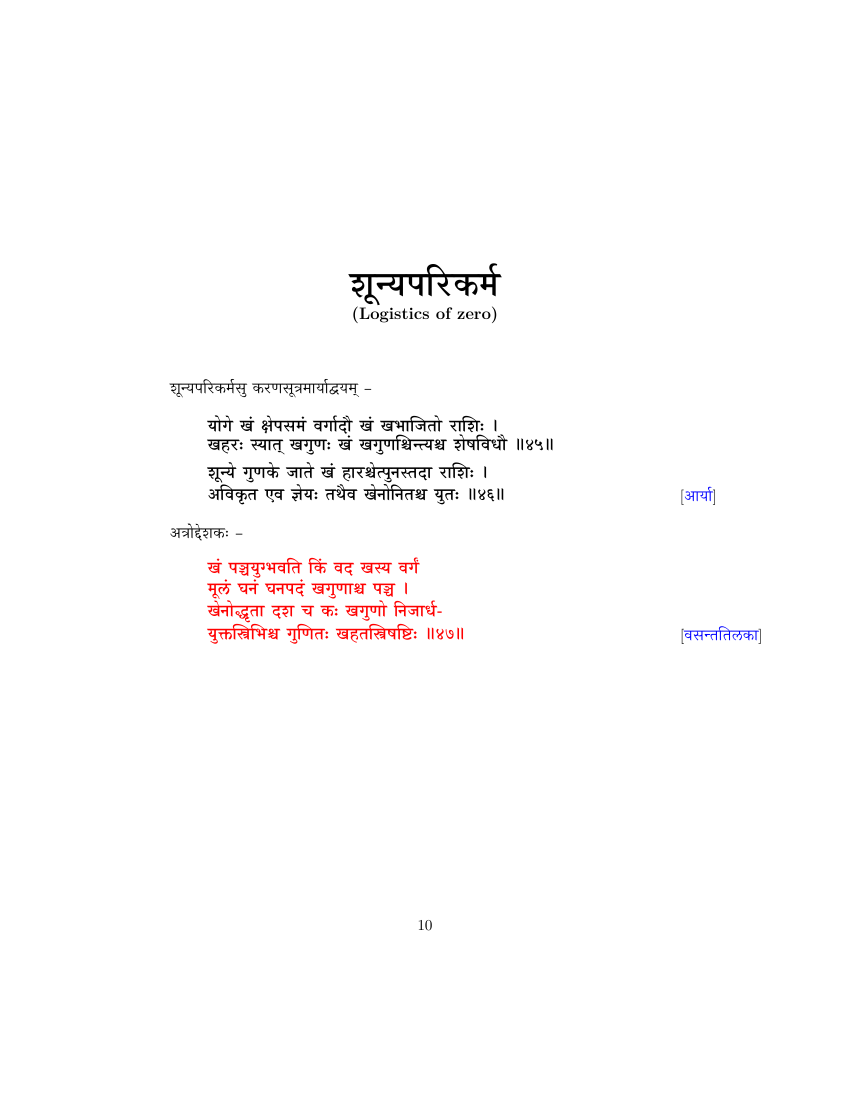
#> input picture data/img2.png, 4250 x 5500 px (shown at 1/5 size)
$ jupyter execute --allow-errors 'Bounding box for lines - part 2 💀.ipynb'
#> lines starting #> are read from the running program, lines starting #| are printed output that depends on the picture; after the words box and inside, x2 and y2 are one past the last pixel; in counts of white or black regions, pixels touching at a corner belong together
[cell 1]
import cv2 as cv
import numpy as np
import matplotlib.pyplot as plt
import pdf2image as pdf
import re

#> (a cell that did not finish here is left out)

[cell 3]
j=1
#> (the rest of this cell did not finish here and is left out)

# 1.Using Closing

[cell 4]
import pytesseract
import re
pytesseract.pytesseract.tesseract_cmd=r'C:\Program Files\Tesseract-OCR\tesseract.exe'

# Removing English Text

[cell 5]
img = cv.imread("data/img2.png")
#> img is the input picture: shape (5500, 4250, 3); mean B, G, R 251.9, 251.8, 252.8
img1 = cv.cvtColor(img,cv.COLOR_BGR2RGB)
#converting to grayscale
gray = cv.cvtColor(img,cv.COLOR_BGR2GRAY)
#applying gaussian blur
blur = cv.GaussianBlur(gray,(3,3),0)
#thresholding to convert into binary
thresholded = cv.adaptiveThreshold(gray,255,cv.ADAPTIVE_THRESH_GAUSSIAN_C,cv.THRESH_BINARY_INV,51,9)
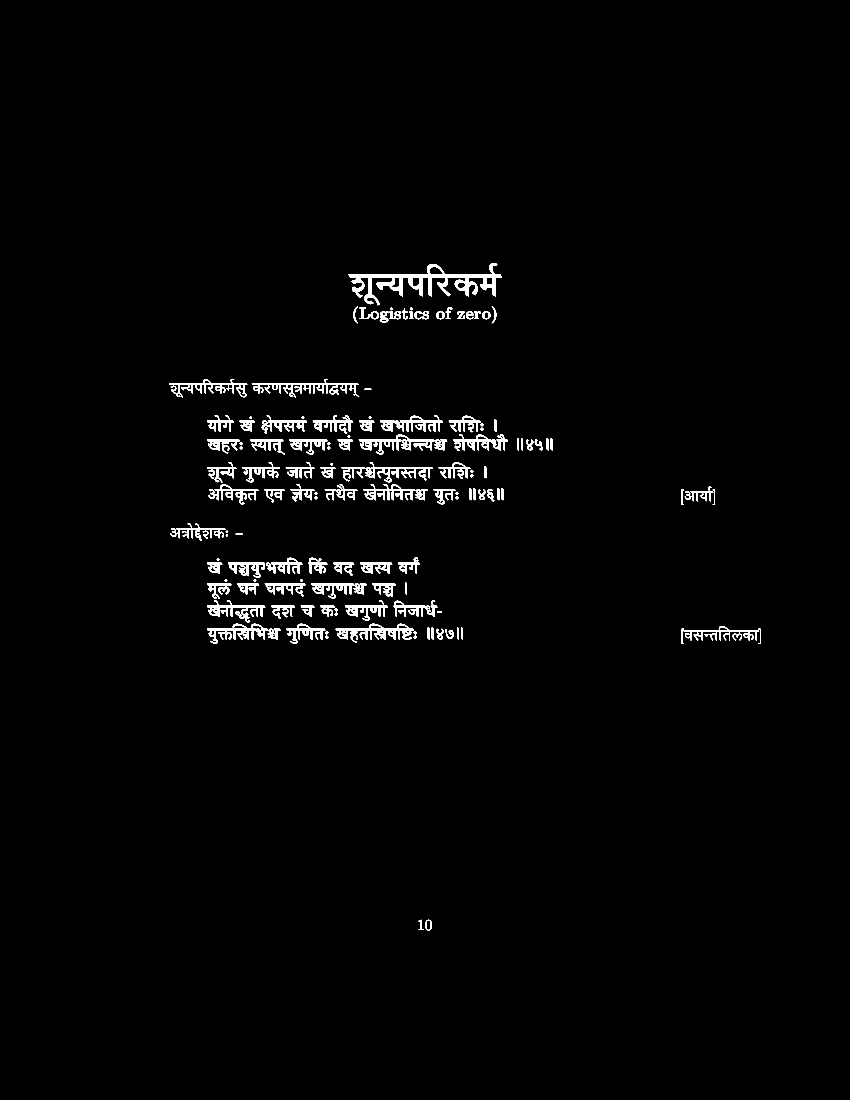
#> thresholded: shape (5500, 4250) (shown at 1/5 size); 1.3% white; 140 white regions, largest, box (x1, y1, x2, y2) and area: (1741, 1316, 2509, 1526) 37576, (1678, 3119, 2069, 3214) 10642, (1794, 2173, 2173, 2273) 9409
#dilate image to connect text contours
kernel = cv.getStructuringElement(cv.MORPH_RECT,(15,1))
dilated = cv.morphologyEx(thresholded,cv.MORPH_CLOSE,kernel)
#> dilated: shape (5500, 4250); 1.6% white; 88 white regions
#get external contours
contours = cv.findContours(dilated,cv.RETR_EXTERNAL,cv.CHAIN_APPROX_SIMPLE)
#> contours = 88 contours; largest, box (x1, y1, x2, y2) and area: (1741, 1316, 2509, 1526) 45701, (1678, 3119, 2084, 3214) 19020, (1794, 2173, 2236, 2273) 17854, (1259, 1894, 1793, 1987) 17230, (1708, 2311, 2165, 2412) 16963
contours = contours[0] if len(contours)==2 else contours[1]
#draw contours
result = img1.copy()
#> (the rest of this cell did not finish here and is left out)

[cell 6]
img = cv.imread("data/img2.png")
img1 = cv.cvtColor(img,cv.COLOR_BGR2RGB)
img2 = result.copy()
#converting to grayscale
gray = cv.cvtColor(img2,cv.COLOR_BGR2GRAY)
#applying gaussian blur
blur = cv.GaussianBlur(gray,(3,3),0)
#thresholding to convert into binary
thresholded = cv.adaptiveThreshold(blur,255,cv.ADAPTIVE_THRESH_GAUSSIAN_C,cv.THRESH_BINARY_INV,91,9)
#> thresholded: shape (5500, 4250); 1.4% white; 140 white regions, largest, box (x1, y1, x2, y2) and area: (1741, 1316, 2509, 1527) 38717, (1678, 3119, 2069, 3214) 11104, (1259, 1894, 1793, 1988) 10313
#dilate image to connect text contours
kernel = cv.getStructuringElement(cv.MORPH_RECT,(199,1))
dilated = cv.morphologyEx(thresholded,cv.MORPH_CLOSE,kernel)
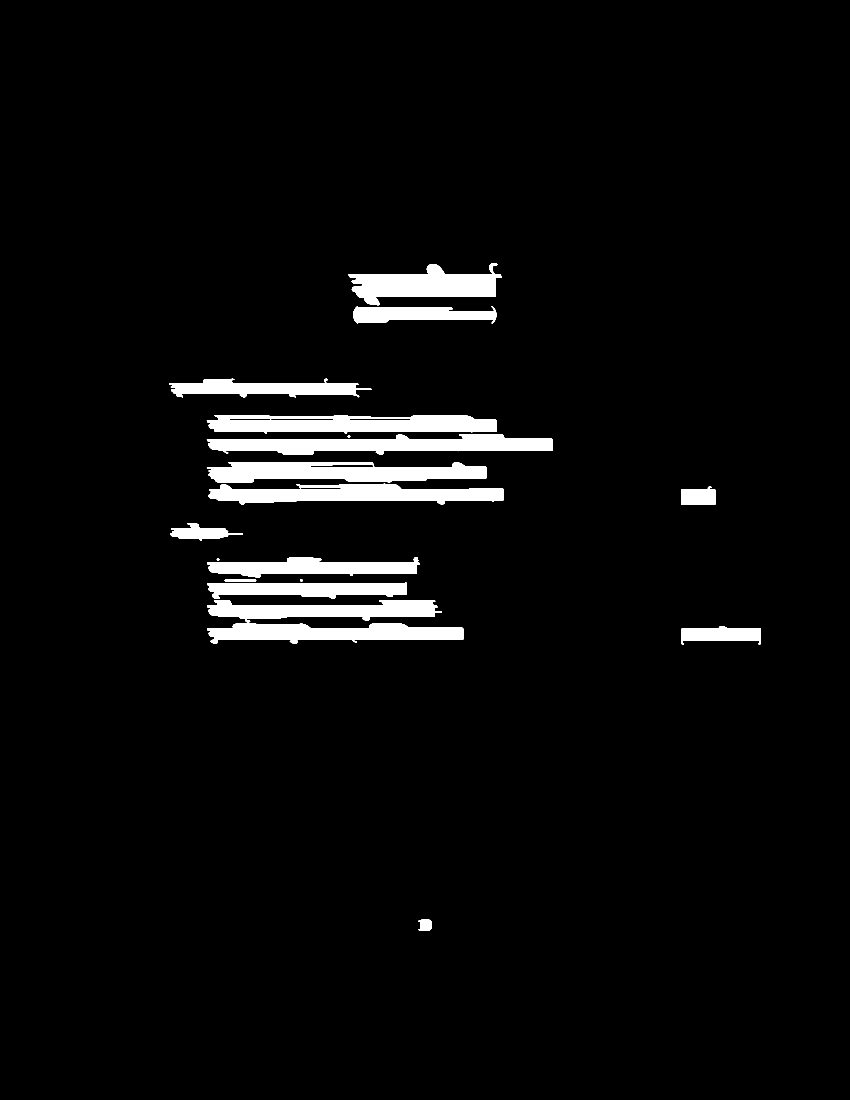
#> dilated: shape (5500, 4250) (shown at 1/5 size); 4% white; 19 white regions
#get external contours
contours = cv.findContours(dilated,cv.RETR_EXTERNAL,cv.CHAIN_APPROX_SIMPLE)
#> contours = 19 contours; largest, box (x1, y1, x2, y2) and area: (1034, 2076, 2482, 2169) 108022, (1034, 2171, 2763, 2273) 105596, (1034, 2310, 2431, 2413) 104289, (1042, 2419, 2517, 2522) 96920, (1741, 1316, 2509, 1527) 85313
contours = contours[0] if len(contours)==2 else contours[1]
#draw contours
for points in contours:
    pad = 10
    x,y,w,h = cv.boundingRect(points)
    cv.rectangle(img1,(x,y),(x+w,y+h),(0,0,255),2)
#> this loop made 19 passes
#> (x, y, w, h) on passes 1 to 8: (2093, 4599, 67, 54), (3408, 3130, 396, 91), (1035, 3119, 1281, 100), (1035, 3001, 1174, 111), (1035, 2911, 1000, 84), (1501, 2895, 14, 14), (1123, 2895, 158, 14), (1084, 2791, 14, 14)
plt.figure(figsize=(5,5),dpi=500)
plt.imshow(img1)
plt.axis('off')

[cell 7]
result.shape,result[1:50,3:100,:],plt.figure(figsize=(10,10)),plt.imshow(result[1:5000,3:3000,:])
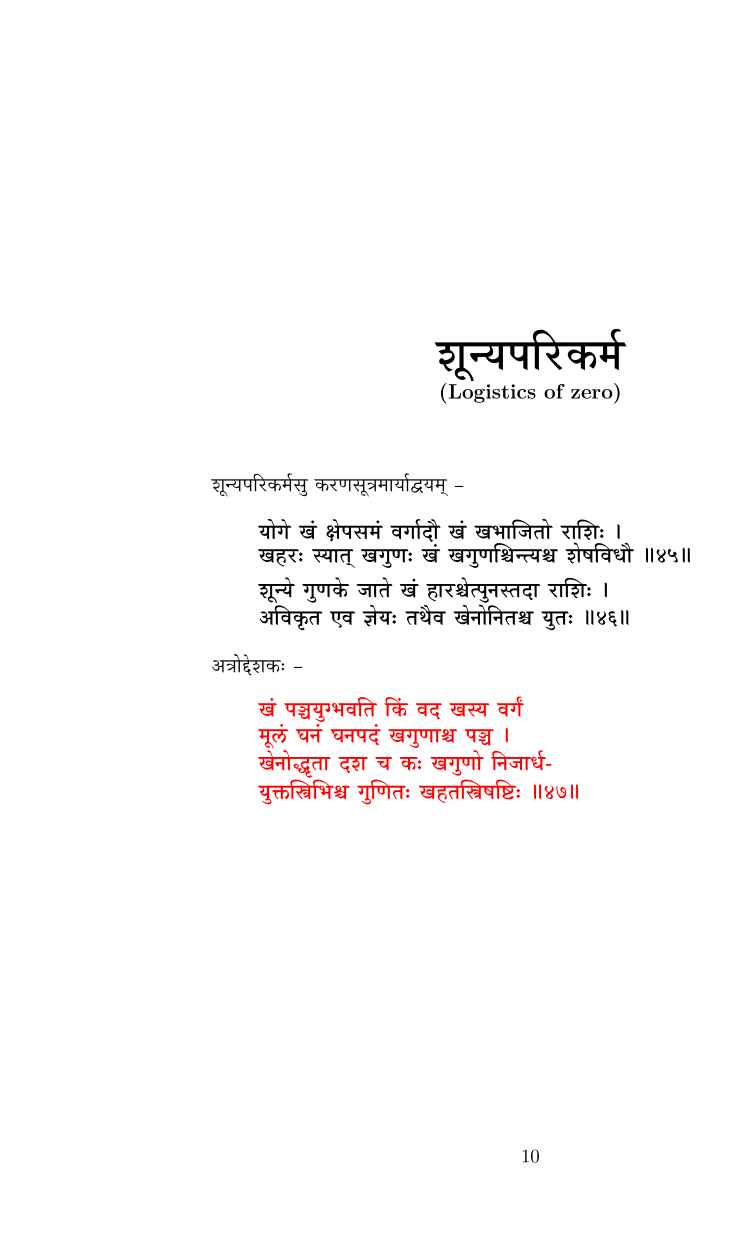
#> shown: shape (4999, 2997, 3) (shown at 1/4 size); mean R, G, B 251.7, 250.1, 250.1

$ run again, with data/img1.png copied over data/img2.png
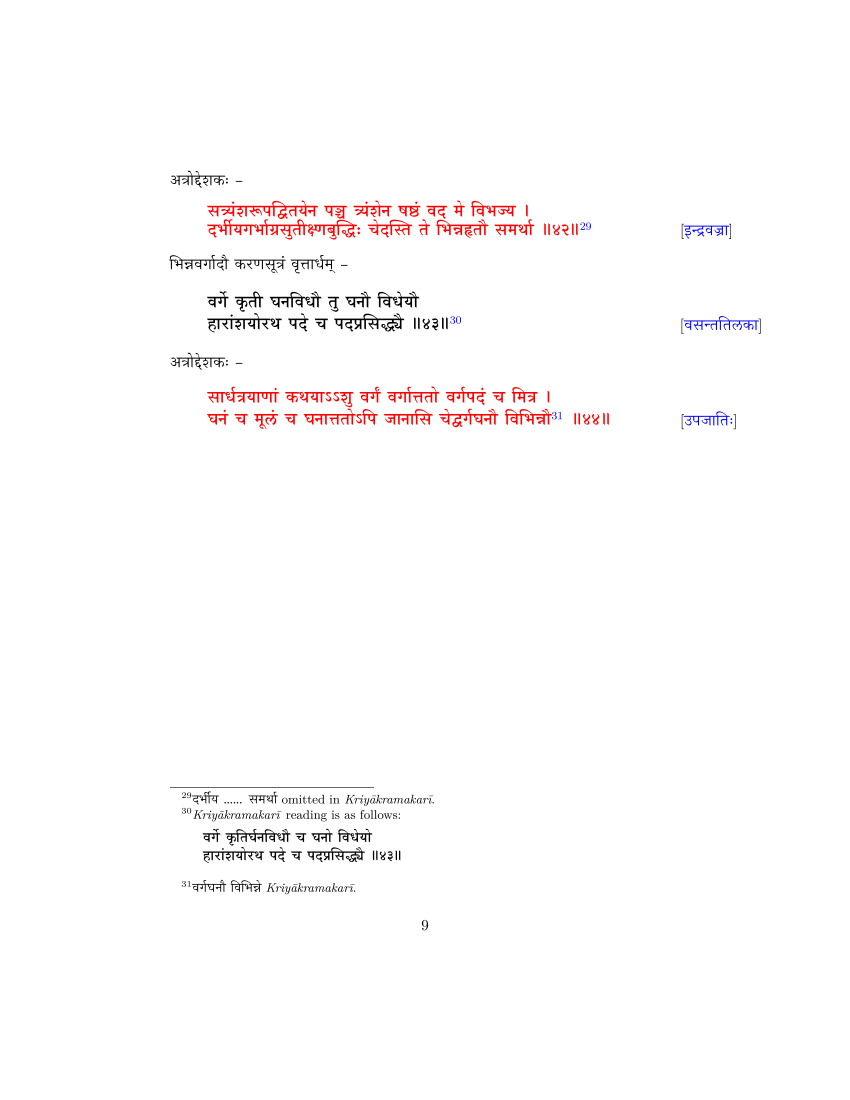
#> input picture data/img1.png, 4250 x 5500 px (shown at 1/5 size)
#> img is the input picture: shape (5500, 4250, 3); mean B, G, R 251.9, 251.7, 253.3
#> `thresholded = cv.adaptiveThreshold(gray,255,cv.ADAPTIVE_THRESH_GAUSSIA..`:
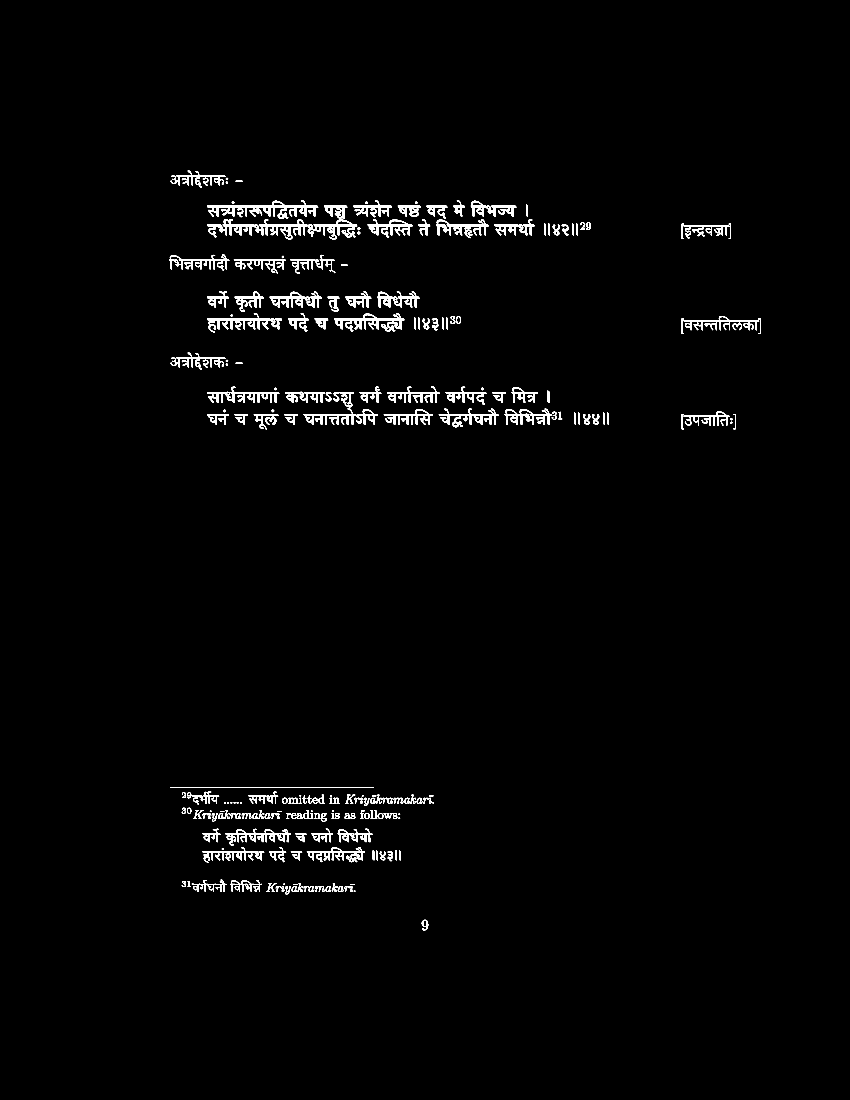
#> thresholded: shape (5500, 4250) (shown at 1/5 size); 1.3% white; 226 white regions, largest, box (x1, y1, x2, y2) and area: (1035, 1003, 1591, 1095) 13347, (1035, 1096, 1539, 1198) 12854, (1670, 1567, 2022, 1658) 9413
#> `contours = cv.findContours(dilated,cv.RETR_EXTERNAL,cv.CHAIN_APPROX_SI..`: contours = 108 contours; largest, box (x1, y1, x2, y2) and area: (1035, 1096, 1802, 1198) 32681, (1035, 1003, 1591, 1095) 21910, (1670, 1567, 2022, 1658) 17175, (1518, 2043, 1890, 2124) 15481, (3408, 1580, 3803, 1669) 14424
#> `contours = cv.findContours(dilated,cv.RETR_EXTERNAL,cv.CHAIN_APPROX_SI..`: contours = 22 contours; largest, box (x1, y1, x2, y2) and area: (1034, 1096, 2956, 1198) 144084, (1035, 2043, 3045, 2148) 130962, (1034, 1932, 2747, 2037) 112530, (1034, 1002, 2639, 1095) 100662, (1035, 1565, 2306, 1663) 78238
#> the loop `for points in contours:` made 22 passes
#> (x, y, w, h) on passes 1 to 8: (2108, 4599, 33, 54), (909, 4399, 868, 74), (1012, 4234, 990, 81), (1012, 4143, 851, 86), (909, 4038, 1092, 70), (909, 3957, 1261, 74), (849, 3936, 1022, 5), (3408, 2056, 271, 91)
#> `[cell 7] result.shape,result[1:50,3:100,:],plt.figure(figsize=(10,10))..`:
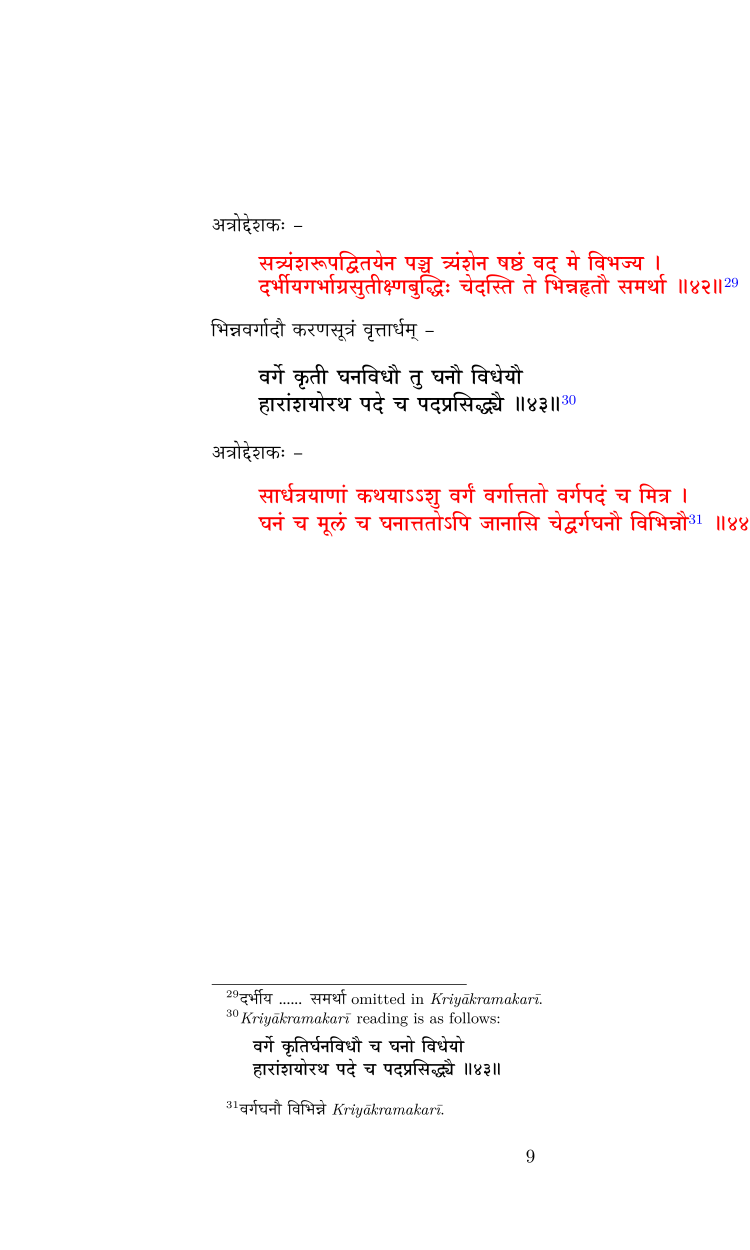
#> shown: shape (4999, 2997, 3) (shown at 1/4 size); mean R, G, B 252.7, 250.2, 250.2
